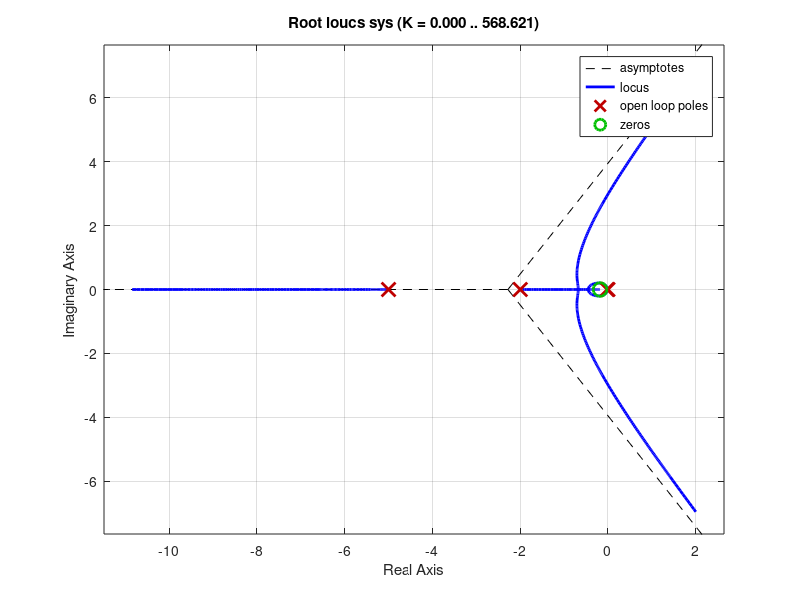

Here is the MATLAB script that generated this plot: (Note: this script raises an error after producing the figure.)
% sys = tf([1 0.18],[1 7.02 10.14 10.2 0])
% sisotool(sys)


% Question 2
% num = [1 0.18]
% den = conv([1 0.02], conv([1 0], conv([1 2], [1 5])))
% sys = tf(num, den)
% sisotool(sys)

% sys1 = zpk([],[-5 -7 -10],1)
% sisotool(sys1)

sys = zpk(-0.18,[0 -0.02 -2 -5],1)
f = figure;
rlocus(sys)
sgrid(0.2,0)
%% Ans C

